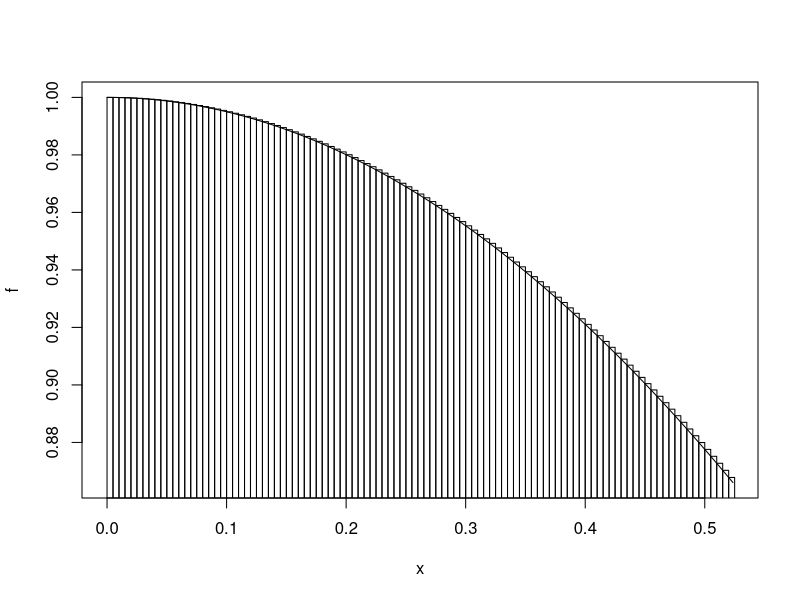
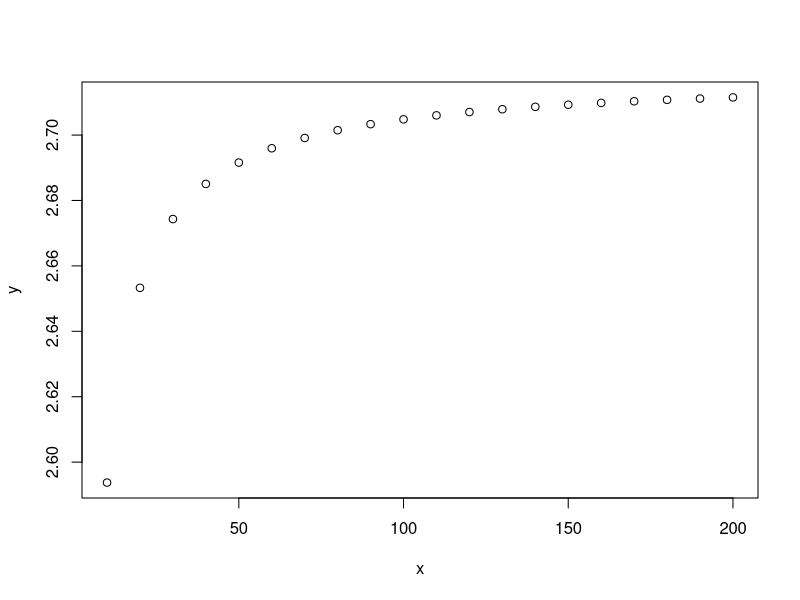

Source code (R) for these figures, in order:
## ---- chunk 1
(1+1/100)^100
## ---- chunk 2
17%%5
## ---- chunk 3
17%/%5
## ---- chunk 4
exp(1)
options(digits = 16)
exp(1)
pi
sin(pi/6)
## ---- chunk 5
x <- 100
x

print(x)

show(x)
## ---- chunk 6
(y <- (1+1/x)^x)
## ---- chunk 7
n <- 1
n <- n + 1
n
## ---- chunk 8
3 -> three
three
## ---- chunk 9
seq(from = 1, to = 9, by =2)
## ---- chunk 10
seq(from = 1, to = 9)
## ---- chunk 11
seq(1, 9, 2)
## ---- chunk 12
seq(to = 9, from = 1)
## ---- chunk 13
seq(by=-2, 9, 1)
## ---- chunk 14
# short for sequence
(x <- seq(1, 20, by = 2))
## ---- chunk 15
# short for repeat
(y <- rep(3, 4))
## ---- chunk 16
# short for combine
(z <- c(y, x))
## ---- chunk 17
(x <- 100:110)
## ---- chunk 18
(y <- 110:100)
## ---- chunk 19
(x<- 100:110)

i <- c(1, 3, 2)

x[i]
## ---- chunk 20
j <- c(-1, -2, -3)
x[j]
## ---- chunk 21
x <- c()
## ---- chunk 22
x <- c(1, 2, 3)
y <- c(4, 5, 6)
x * y
y ^ x
## ---- chunk 23
c(1, 2, 3, 4) + c(1, 2)

2 * c(1, 2, 3)

(1:3)^2
## ---- chunk 24
c(1, 2, 3) + c(1, 2)
## ---- chunk 25
sqrt(1:3)

mean(1:6)

sort(c(5, 1, 3, 4, 2))
## ---- chunk 26
c(TRUE, FALSE, T, F)
## ---- chunk 27
c("a", "vector", "of", "characters")
## ---- chunk 28
c(1L, 2L, 3L, 4L)
## ---- chunk 29
c("a", 1)
## ---- chunk 30
c(TRUE, FALSE, 0)
## ---- chunk 31
x <- c(1.2, 0.9, 0.8, 1, 1.2)

x.mean <- sum(x)/length(x)

x.mean - mean(x) 
## ---- chunk 32
x.var <- sum((x-x.mean)^2)/(length(x)-1)
x.var - var(x)
## ---- chunk 33
dt <- 0.005
x <- seq(0, pi/6, 0.00001)
f <- cos(x)
plot(x, f, type="l")
for(left in seq(0, pi/6, dt)){
  rect(left, 0, left+dt, cos(left))  
}
## ---- chunk 34
dt <- 0.005
t <- seq(0, pi/6, by = dt)
ft <- cos(t)
(I <- sum(ft) * dt)
## ---- chunk 35
I - sin(pi/6)
## ---- chunk 36
x <- seq(10, 200, by = 10)

y <- (1 + 1/x)^x

exp(1) - y
## ---- chunk 37
plot(x, y)
## ---- chunk 38
a <- NA   # assign NA to variable A
is.na(a)     # is it missing?
## ---- chunk 39
a <- c(11, NA, 13)
is.na(a)
## ---- chunk 40
mean(a)
## ---- chunk 41
mean(a, na.rm = TRUE) #NAs can be removed
## ---- chunk 42
typeof(NA)
## ---- chunk 43
x <- c(NA, 10)
typeof(x[1])
## ---- chunk 44
y <- c(NA, "abc")
typeof(y[1])
## ---- chunk 45
seq(10, 20, by=3)
## ---- chunk 46
4
## ---- chunk 47
mean(c(1,2,3))
## ---- chunk 48
1 > 2
## ---- chunk 49
x1 <- seq(10, 20, by=3)
## ---- chunk 50
x2 <- 1>2
## ---- chunk 51
c(0, 0, 1, 1) | c(0, 1, 0, 1)
## ---- chunk 52
x <- 1:10
x%%4 == 0
## ---- chunk 53
( y <- x[ x%%4==0 ] )
## ---- chunk 54
x <- c(1, NA, 3, 4)
x[x >2]
## ---- chunk 55
subset(x, subset = x>2 )
## ---- chunk 56
x <- c(1, 1, 2, 3, 5, 8, 13)
which(x%%2 == 0)
## ---- chunk 57
x <- c(2.1, 4.2, 3.3, 5.4)
## ---- chunk 58
x[c(TRUE,FALSE,TRUE,FALSE)]
## ---- chunk 59
x[x>3]
## ---- chunk 60
x[order(x)]
## ---- chunk 61
2*2 == 4
## ---- chunk 62
sqrt(2)*sqrt(2) == 2
## ---- chunk 63
all.equal(sqrt(2)*sqrt(2), 2)
## ---- chunk 64
(x <- c(a=1, b=2, c=3))
## ---- chunk 65
y <- 1:3
names(y) <- c("first", "second", "third")
y
## ---- chunk 66
(A <- matrix(1:6, nrow=2, ncol=3, byrow=TRUE))
## ---- chunk 67
A[1, 3] <- 0
A
## ---- chunk 68
A[, 2:3]
## ---- chunk 69
(B <- diag(c(1,2,3)))
## ---- chunk 70
A <- matrix(c(3,5,2,3), nrow=2, ncol=2)
B <- matrix(c(1,1,0,1), nrow=2, ncol=2)
## ---- chunk 71
A %*% B
## ---- chunk 72
A.inv <- solve(A)
A %*% A.inv   # we observe rounding error
## ---- chunk 73
A^(-1)   #This is not an inverse. ^(-1) applies elementwise.
## ---- chunk 74
(C <- cbind(A,B))
## ---- chunk 75
(D <- rbind(A,B))
## ---- chunk 76
colnames(C) <- c("a", "b", "c", "d")
C
## ---- chunk 77
rownames(C) <- c("first", "second")
C
## ---- chunk 78
# number of rows
nrow(C)
## ---- chunk 79
# number of columns
ncol(C)
## ---- chunk 80
(partC1 <- C[,c(1,2)])
## ---- chunk 81
(partC2 <- C[1,])
## ---- chunk 82
(partC <- C[1,c(2,3)])
